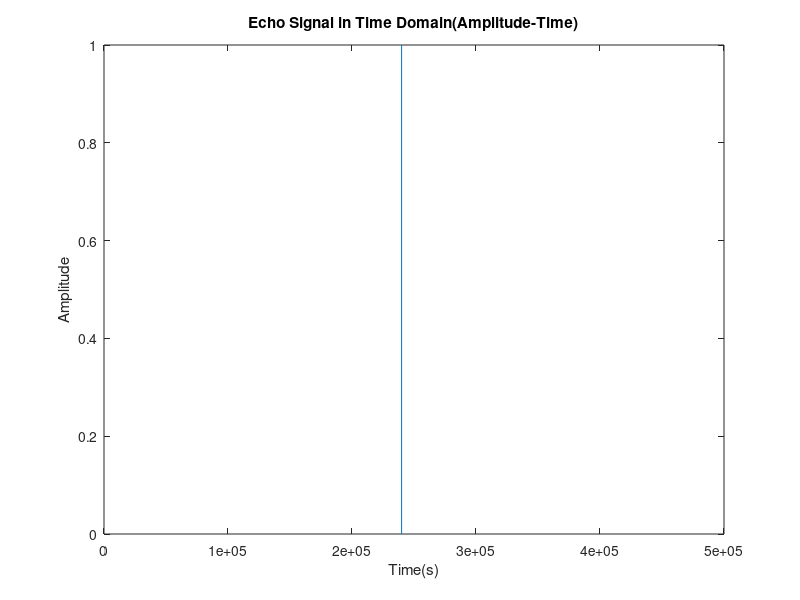
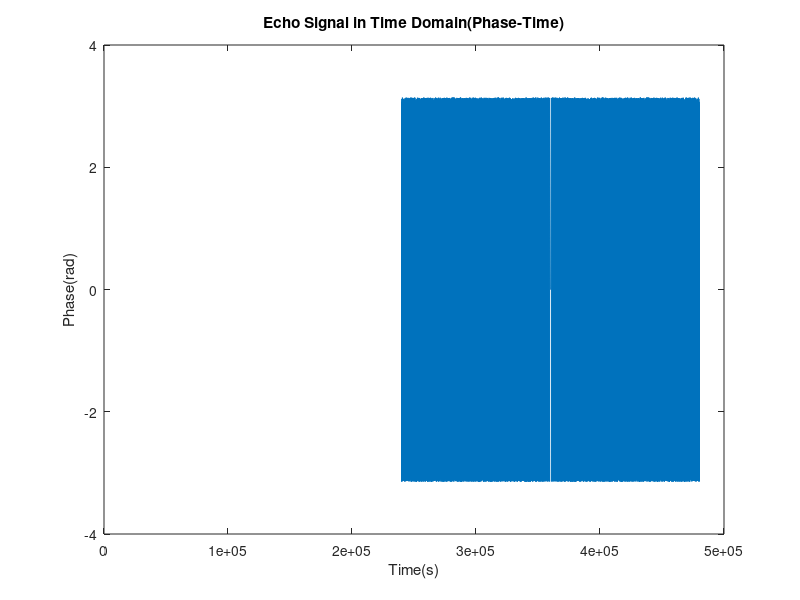
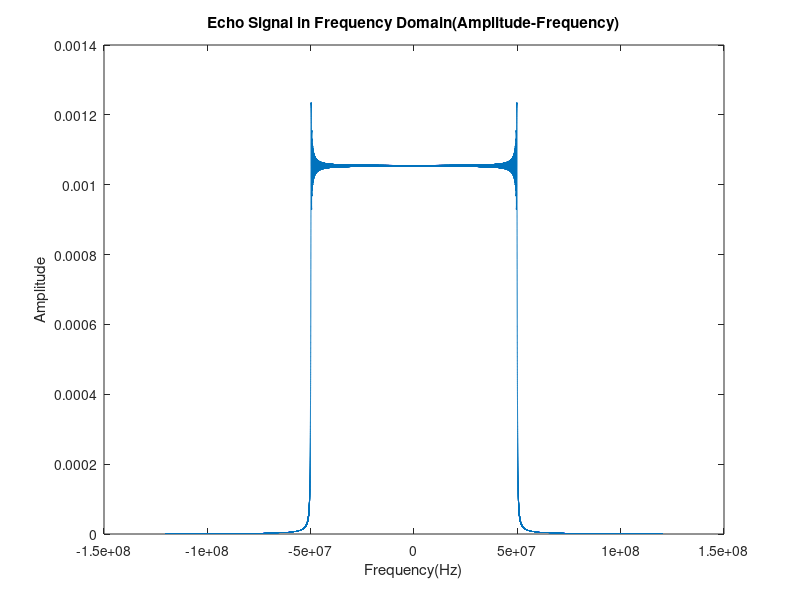
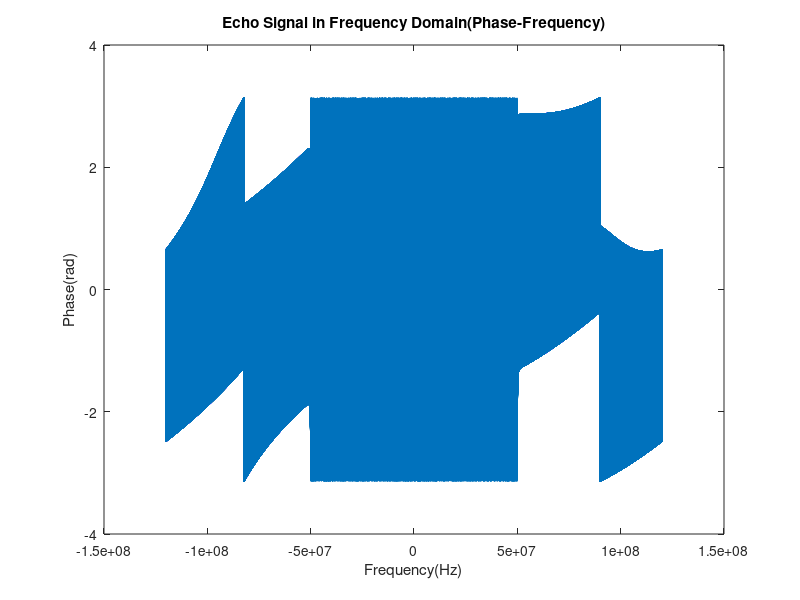

The MATLAB script that drew these images, in order:
Tp = 1e-3; % 1ms
B = 100e6; % 100MHz
c = 3e8;   % Light Speed 3x10^8 m/s
alpha = 1.2;
timeRange = 0.002;
delay = 0.0015;
fs = 2*B*alpha;
gamma = B/Tp;
t = -Tp/2:1/fs:Tp/2;
s = exp(1i*pi*gamma*t.^2);
y = zeros(1, timeRange*fs);
pulseCompressionLength = length(t) + length(y) - 1;
y((delay - Tp/2)*fs:(delay + Tp/2)*fs) = s;
ty = (1:pulseCompressionLength)/fs;
Y = fftshift(fft(y, pulseCompressionLength))/pulseCompressionLength;
fY = linspace(-fs/2, fs/2, pulseCompressionLength);
figure;
plot(abs(y));
xlabel('Time(s)');
ylabel('Amplitude');
title('Echo Signal in Time Domain(Amplitude-Time)');
figure;
plot(angle(y));
xlabel('Time(s)');
ylabel('Phase(rad)');
title('Echo Signal in Time Domain(Phase-Time)');
figure;
plot(fY, abs(Y));
xlabel('Frequency(Hz)');
ylabel('Amplitude');
title('Echo Signal in Frequency Domain(Amplitude-Frequency)');
figure;
plot(fY, angle(Y));
xlabel('Frequency(Hz)');
ylabel('Phase(rad)');
title('Echo Signal in Frequency Domain(Phase-Frequency)');
%% Time domain signal =Flip=Conjugate=DFT=> System Function
%  Pulse Compression in frequency domain
% H = fftshift(fft(conj(ifftshift(flip(s))), length(y))/length(y));
H = conj(fftshift(fft(ifftshift(s), pulseCompressionLength)));
fH = linspace(-fs/2, fs/2, pulseCompressionLength);
figure;
plot(fH, abs(H));
xlabel('Frequency(Hz)');
ylabel('Amplitude');
title('Matched Filter in Frequency Domain(Amplitude-Frequency)');
figure;
plot(fH, angle(H));
xlabel('Frequency(Hz)');
ylabel('Phase(rad)');
title('Matched Filter in Frequency Domain(Phase-Frequency)');
C = H.*Y;
c = ifft(ifftshift(C));
figure;
plot(ty, 20*log10(abs(c)/max(abs(c))));
ylim([-50, 0]);
xlabel('Time(s)');
ylabel('Amplitude(dB)');